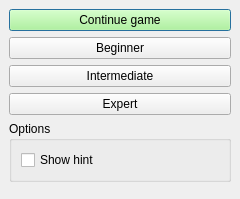
<ui version="4.0" >
 <class>GameDialog</class>
 <widget class="QDialog" name="GameDialog" >
  <property name="geometry" >
   <rect>
    <x>0</x>
    <y>0</y>
    <width>240</width>
    <height>199</height>
   </rect>
  </property>
  <property name="windowTitle" >
   <string>Game</string>
  </property>
  <layout class="QVBoxLayout" >
   <property name="margin" >
    <number>9</number>
   </property>
   <property name="spacing" >
    <number>6</number>
   </property>
   <item>
    <widget class="QPushButton" name="continueButton" >
     <property name="palette" >
      <palette>
       <active>
        <colorrole role="Button" >
         <brush brushstyle="SolidPattern" >
          <color alpha="255" >
           <red>170</red>
           <green>255</green>
           <blue>127</blue>
          </color>
         </brush>
        </colorrole>
       </active>
       <inactive>
        <colorrole role="Button" >
         <brush brushstyle="SolidPattern" >
          <color alpha="255" >
           <red>170</red>
           <green>255</green>
           <blue>127</blue>
          </color>
         </brush>
        </colorrole>
       </inactive>
       <disabled>
        <colorrole role="Button" >
         <brush brushstyle="SolidPattern" >
          <color alpha="255" >
           <red>170</red>
           <green>255</green>
           <blue>127</blue>
          </color>
         </brush>
        </colorrole>
       </disabled>
      </palette>
     </property>
     <property name="text" >
      <string>Continue game</string>
     </property>
    </widget>
   </item>
   <item>
    <widget class="QPushButton" name="beginnerButton" >
     <property name="text" >
      <string>Beginner</string>
     </property>
    </widget>
   </item>
   <item>
    <widget class="QPushButton" name="intermediateButton" >
     <property name="text" >
      <string>Intermediate</string>
     </property>
    </widget>
   </item>
   <item>
    <widget class="QPushButton" name="expertButton" >
     <property name="text" >
      <string>Expert</string>
     </property>
    </widget>
   </item>
   <item>
    <widget class="QGroupBox" name="groupBox_3" >
     <property name="title" >
      <string>Options</string>
     </property>
     <property name="flat" >
      <bool>true</bool>
     </property>
     <layout class="QVBoxLayout" >
      <property name="margin" >
       <number>9</number>
      </property>
      <property name="spacing" >
       <number>6</number>
      </property>
      <item>
       <widget class="QCheckBox" name="hintCheckBox" >
        <property name="text" >
         <string>Show hint</string>
        </property>
       </widget>
      </item>
     </layout>
    </widget>
   </item>
   <item>
    <spacer>
     <property name="orientation" >
      <enum>Qt::Vertical</enum>
     </property>
     <property name="sizeHint" >
      <size>
       <width>222</width>
       <height>16</height>
      </size>
     </property>
    </spacer>
   </item>
  </layout>
 </widget>
 <tabstops>
  <tabstop>continueButton</tabstop>
  <tabstop>beginnerButton</tabstop>
  <tabstop>intermediateButton</tabstop>
  <tabstop>expertButton</tabstop>
  <tabstop>hintCheckBox</tabstop>
 </tabstops>
 <resources/>
 <connections/>
</ui>
